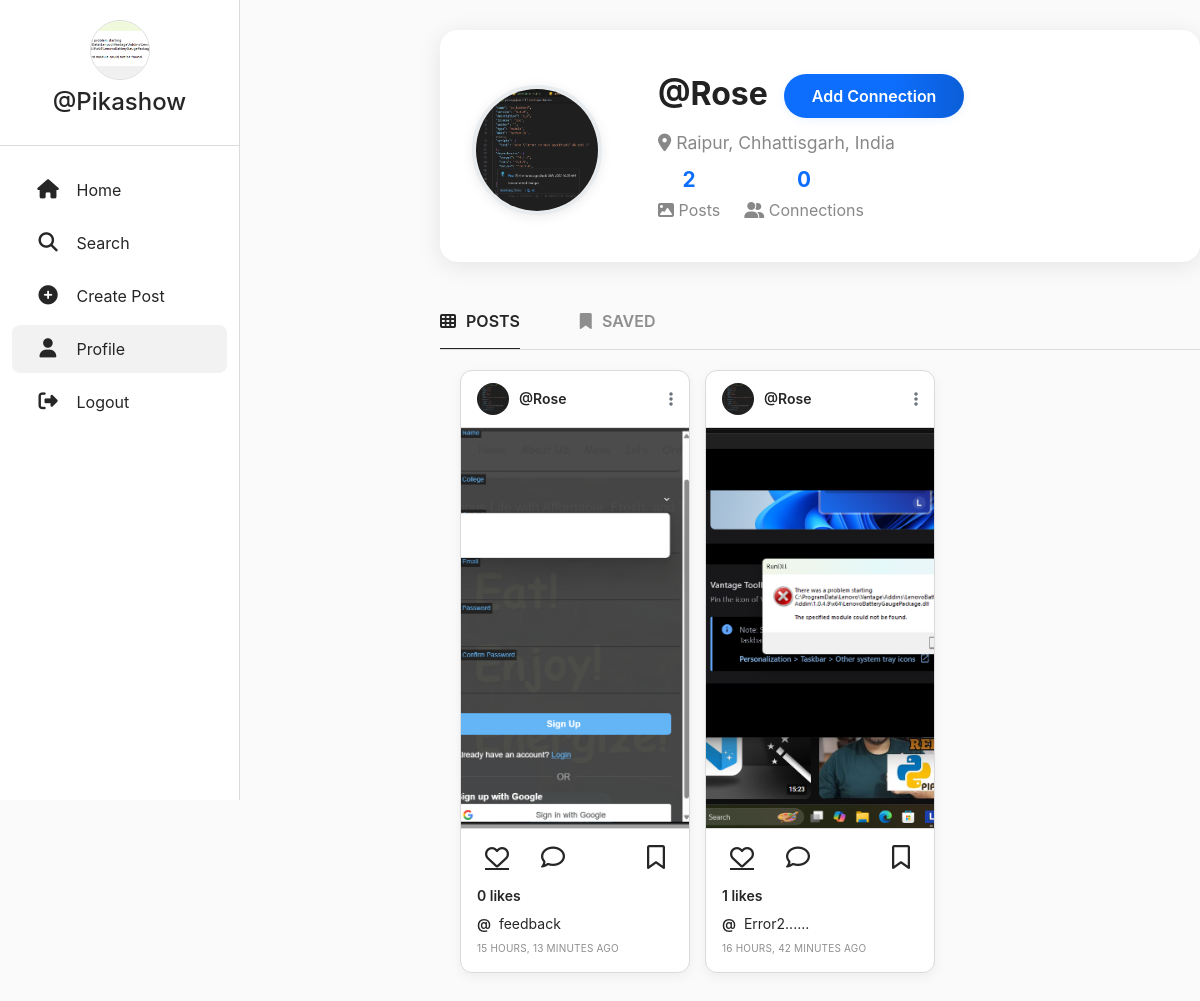
The app's page /profile/Rose (signed in) with its own data.
### userauth/models.py (models this page shows, shortened)
class Profile(models.Model):
    user = models.ForeignKey(User, on_delete=models.CASCADE)
    id_user = models.IntegerField(primary_key=True, default=0)
    bio = models.TextField(blank=True, default='')
    profileimg = models.ImageField(upload_to='profile_images', default='blank-profile-picture.png')
    location = models.CharField(max_length=100, blank=True, default='')
    phone = models.CharField(max_length=15, blank=True, default='')

class Post(models.Model):
    id = models.UUIDField(primary_key=True, default=uuid.uuid4)
    user = models.CharField(max_length=100)
    image = models.ImageField(upload_to='post_images')
    caption = models.TextField()
    created_at = models.DateTimeField(default=datetime.now)
    no_of_likes = models.IntegerField(default=0)
    allowed_viewers = models.ManyToManyField(User, blank=True, related_name='allowed_posts')  # Users allowed to view this post

### userauth/views.py (the view, shortened to what this page needs)
# urls.py: path('profile/<str:id_user>', views.profile, name='profile'),
@login_required(login_url='/loginn')
def profile(request, id_user):
    user_object = User.objects.get(username=id_user)
    profile = Profile.objects.get(user=request.user)
    user_profile = Profile.objects.get(user=user_object)
    if request.user == user_object:
        user_posts = Post.objects.filter(user=user_object.username).order_by('-created_at')
    else:
        visible_posts_query = (
            Q(allowed_viewers__isnull=True) |
            Q(allowed_viewers=request.user)
        )
        user_posts = Post.objects.filter(user=user_object.username).filter(visible_posts_query).distinct().order_by('-created_at')
    user_post_length = user_posts.count() # Use count() for efficiency
    follower = request.user
    receiver = User.objects.get(username=id_user)
    if ConnectionRequest.objects.filter(sender=follower, receiver=receiver).first():
        follow_unfollow = 'Remove Connection'
    else:
        follow_unfollow = 'Add Connection'
    user_connections = User.objects.filter(
        Q(received_requests__sender=receiver, received_requests__is_accepted=True) |
        Q(sent_requests__receiver=receiver, sent_requests__is_accepted=True)
    ).exclude(id=receiver.id)
    current_user_connections = User.objects.filter(
        Q(received_requests__sender=follower, received_requests__is_accepted=True) |
        Q(sent_requests__receiver=follower, sent_requests__is_accepted=True)
    ).exclude(id=follower.id)
    mutual_connections = user_connections.filter(
        id__in=current_user_connections.values_list('id', flat=True)
    )
    liked_posts = [str(post_id) for post_id in LikePost.objects.filter(username=request.user.username).values_list('post_id', flat=True)]
    user_followers = len(ConnectionRequest.objects.filter(
        Q(receiver=receiver, is_accepted=True) |
        Q(sender=receiver, is_accepted=True)
    ))
    user_following = len(ConnectionRequest.objects.filter(
        Q(receiver=follower, is_accepted=True) |
        Q(sender=follower, is_accepted=True)
    ))
    context = {
        'user_object': user_object,
        'user_profile': user_profile,
        'user_posts': user_posts,
        'user_post_length': user_post_length,
        'profile': profile,
        'follow_unfollow': follow_unfollow,
        'user_followers': user_followers,
        'user_following': user_following,
        'user_connections': user_connections,
        'mutual_connections': mutual_connections,
        'liked_posts': liked_posts,
    }
    logged_in_user = request.user
    connections_sender = ConnectionRequest.objects.filter(sender=logged_in_user, is_accepted=True).values_list('receiver', flat=True)
    connections_receiver = ConnectionRequest.objects.filter(receiver=logged_in_user, is_accepted=True).values_list('sender', flat=True)
    connection_user_ids = connections_sender.union(connections_receiver)
    connections = User.objects.filter(id__in=connection_user_ids)
    context['connections'] = connections # Add connections to context
    return render(request, 'profile.html', context)

### templates/profile.html (shortened to what this page needs)
{% load static %}
<!DOCTYPE html>
<html lang="en">
<head>
    <link rel="stylesheet" href="https://maxcdn.bootstrapcdn.com/bootstrap/4.5.2/css/bootstrap.min.css">
    <link href="https://cdn.jsdelivr.net/npm/bootstrap@5.0.2/dist/css/bootstrap.min.css" rel="stylesheet"
>
    <link rel="stylesheet" href="{% static 'css/app.css' %}">
</head>
<body>
    <div class="container-fluid p-0">
        <div class="row g-0">
            <div class="col-md-2">
                <div class="sidebar">
                    <div class="sidebar-header">
                        <img src="{{profile.profileimg.url}}" alt="Profile Picture" class="profile-pic">
                        <h4 class="mt-2"><a href="/profile/{{user}}"
                                style="text-decoration:none; color: #262626;">@{{user}}</a></h4>
                    </div>
                    <div class="sidebar-nav">
                        <ul class="nav flex-column">
                            <li class="nav-item">
                                <a class="nav-link" href="/">
                                    <i class="fa-solid fa-house"></i> <span>Home</span>
                                </a>
                            </li>
                            <li class="nav-item">
                                <a class="nav-link" href="#" data-bs-toggle="modal" data-bs-target="#exampleModal3">
                                    <i class="fa-solid fa-magnifying-glass"></i> <span>Search</span>
                                </a>
                            </li>
                            <li class="nav-item">
                                <a class="nav-link" href="#" data-bs-toggle="modal" data-bs-target="#exampleModal">
                                    <i class="fa-solid fa-circle-plus"></i> <span>Create Post</span>
                                </a>
                            </li>
                            <li class="nav-item">
                                <a class="nav-link active" href="/profile/{{user}}">
                                    <i class="fa-solid fa-user"></i> <span>Profile</span>
                                </a>
                            </li>
                            <li class="nav-item">
                                <a class="nav-link" href="/logoutt">
                                    <i class="fa-solid fa-right-from-bracket"></i> <span>Logout</span>
                                </a>
                            </li>
                        </ul>
                    </div>
                </div>
            </div>
            <div class="col-md-10">
                <div class="main-content">
                    <div class="profile-header-pro-horizontal d-flex align-items-center justify-content-center">
                        <div class="profile-pic-wrap me-4">
                            {% if user_profile.profileimg %}
                            <img src="{{ user_profile.profileimg.url }}" class="profile-pic-pro" alt="Profile Picture">
                            {% else %}
                            <div class="profile-pic-pro default-pic d-flex align-items-center justify-content-center">
                                <i class="fa-solid fa-user fa-3x text-secondary"></i>
                            </div>
                            {% endif %}
                        </div>
                        <div class="profile-info-pro flex-grow-1">
                            <div class="d-flex align-items-center mb-2">
                                <div class="profile-username-pro me-3">@{{ user_object.username }}</div>
                                {% if user.username == user_object.username %}
                                <button type="button" class="edit-profile-btn-pro ms-2" data-bs-toggle="modal"
                                    data-bs-target="#exampleModal1">
                                    <i class="fa-solid fa-pen-to-square me-2"></i>Edit Profile
                                </button>
                                {% else %}
                                <form action="/connect" method="POST" style="margin: 0;">
                                    <button type="submit" class="connect-btn-pro">{{follow_unfollow}}</button>
                                </form>
                                {% endif %}
                            </div>
                            {% if user_profile.location %}
                            <div class="profile-location-pro mb-2"><i class="fa-solid fa-location-dot"></i>
                                {{user_profile.location }}</div>
                            {% endif %}
                            <div class="profile-stats-pro d-flex gap-4 mb-2">
                                <div class="stat-item-pro">
                                    <div class="stat-value-pro">{{ user_post_length }}</div>
                                    <div class="stat-label-pro"><i class="fa-solid fa-image"></i> Posts</div>
                                </div>
                                <div class="stat-item-pro" data-bs-toggle="modal" data-bs-target="#connectionsModal"
                                    style="cursor:pointer;">
                                    <div class="stat-value-pro">{{ user_followers }}</div>
                                    <div class="stat-label-pro"><i class="fa-solid fa-user-group"></i> Connections</div>
                                </div>
                            </div>
                        </div>
                    </div>
                    <div class="profile-tabs">
                        <div class="profile-tab active">
                            <i class="fa-solid fa-table-cells"></i> POSTS
                        </div>
                        <div class="profile-tab">
                            <i class="fa-solid fa-bookmark"></i> SAVED
                        </div>
                    </div>
                    <div class="profile-posts">
                        {% for post in user_posts %}
                        <div class="post-card">
                            <div class="post-header d-flex justify-content-between align-items-center">
                                <div class="d-flex align-items-center">
                                    {% if user_profile.profileimg %}
                                    <img src="{{user_profile.profileimg.url}}" alt="Profile Picture" class="post-user-pic">
                                    {% else %}
                                    <div class="post-user-default d-flex align-items-center justify-content-center">
                                        <i class="fa-solid fa-user"></i>
                                    </div>
                                    {% endif %}
                                    <a href="/profile/{{post.user.user.username}}"
                                        class="post-username">@{{ user_object.username }}</a>
                                </div>
                                <div class="dropdown">
                                    <button class="btn btn-link text-secondary" type="button" id="postOptions{{post.id}}" data-bs-toggle="dropdown" aria-expanded="false" style="padding: 0; border: none; background: transparent;">
                                        <i class="fa-solid fa-ellipsis-vertical"></i>
                                    </button>
                                </div>
                            </div>
                            <div class="post-image-container">
                                <img src="{{post.image.url}}" alt="Post Image" class="post-image">
                            </div>
                            <div class="post-actions">
                                <a href="/like-post/{{post.id}}"
                                    class="post-action-btn {% if post.is_liked %}liked{% endif %}">
                                    <i class="fa-{% if post.is_liked %}solid{% else %}regular{% endif %} fa-heart"></i>
                                </a>
                                <button class="post-action-btn" data-bs-toggle="modal"
                                    data-bs-target="#commentModal{{post.id}}">
                                    <i class="fa-regular fa-comment"></i>
                                </button>
                                <button class="post-action-btn post-save-btn {% if post.is_saved %}saved{% endif %}"
                                    data-post-id="{{post.id}}" onclick="savePost('{{post.id}}')">
                                    <i class="fa-{% if post.is_saved %}solid{% else %}regular{% endif %} fa-bookmark"></i>
                                </button>
                            </div>
                            <div class="post-content">
                                <div class="post-likes">{{ post.no_of_likes }} likes</div>
                                <div class="post-caption">
                                    <strong>@{{ post.user.user.username }}</strong> {{ post.caption }}
                                </div>
                                <div class="post-timestamp">{{ post.created_at|timesince }} ago</div>
                            </div>
                        </div>
                        {% endfor %}
                    </div>
                </div>
            </div>
        </div>
    </div>
</body>
</html>

### records on screen
Profile: profileimg (picture)
Profile: profileimg (picture), location "Raipur, Chhattisgarh, India"
Post: profileimg (picture), image (picture), no_of_likes "0", caption "feedback", created_at "15 HOURS, 13 MINUTES"
Post: profileimg (picture), image (picture), no_of_likes "1", caption "Error2......", created_at "16 HOURS, 42 MINUTES"

### other values on screen
{{ user }} "Pikashow"
{{ user_object.username }} "Rose"
{{ follow_unfollow }} "Add Connection"
{{ user_post_length }} "2"
{{ user_followers }} "0"
